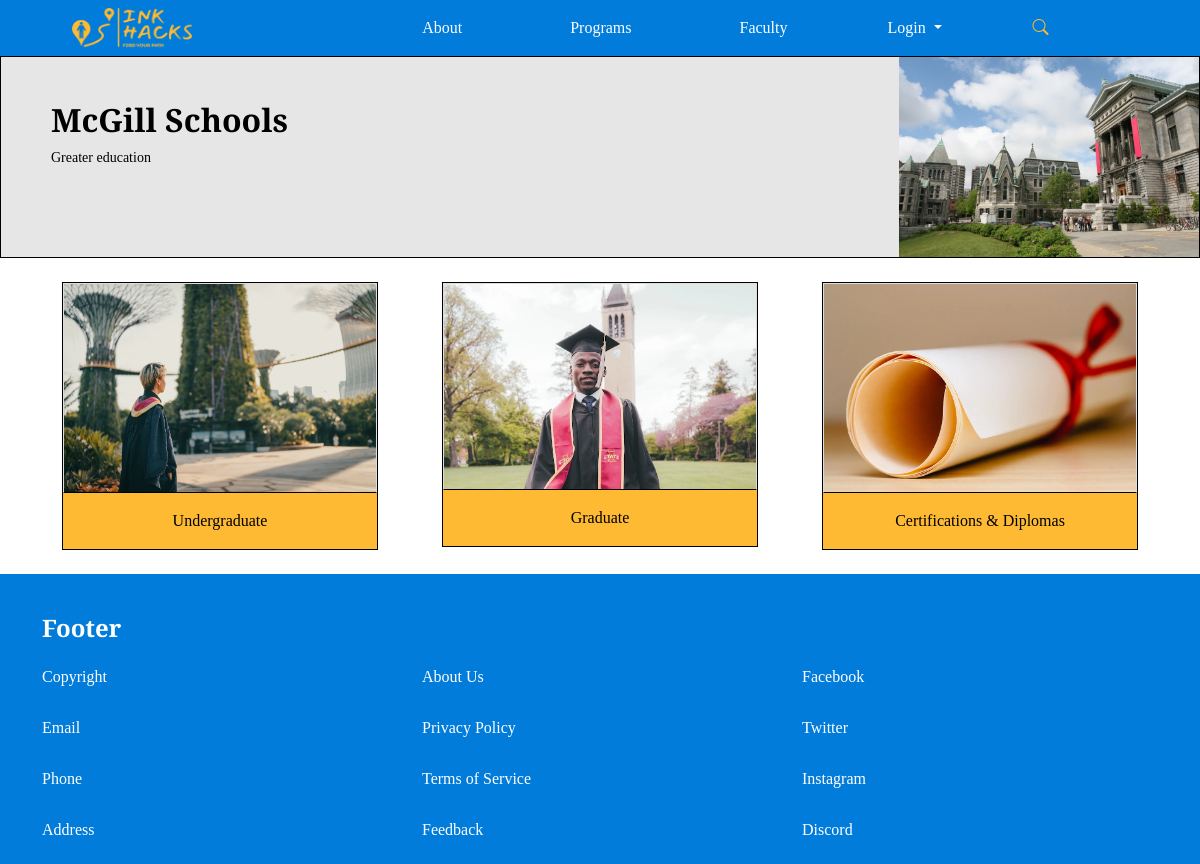
Screenshot of /programs.php with the database file from the repository.
### tables this page shows
CREATE TABLE `program` (
  `program_id` int(11) NOT NULL,
  `program_name` varchar(255) NOT NULL,
  `program_img` varchar(255) NOT NULL
);

### programs.php (the view, shortened to what this page needs)
<?php
include(dirname(__FILE__) . "/Settings/db.php");
include('header.php');
?>
<!Doctype html>
<html lang="en">
<head>
    <link href="https://cdn.jsdelivr.net/npm/bootstrap@5.0.2/dist/css/bootstrap.min.css" rel="stylesheet"
>
    <link rel="stylesheet" href="Assets/css/Mystyle.css" />
</head>
<body>
    <div id="main">
        <div class='container-fluid' id='cfluid' style='border:1px solid black;'>
            <div class='row'>
                <div class="col-10" style='padding-left:50px;height:20%;padding-top:20px'>
                    <br>
                    <h2><b>McGill Schools </b></h2>
                    <small>Greater education</small>
                </div>
                <div class="col-2" style='text-align:right;padding-right:0px;'>
                    <img id="floatRightClear" src="Assets/img/mgu.webp" alt="Card image cap" height='200px'>
                </div>
            </div>
        </div>
        <br>
        <div class="wrapper">
            <div class='container'>
                <div class='row'>
                    <?php
                    $query = "SELECT * FROM `program`";
                    $query_exc = $conn->query($query);
                    while ($results = $query_exc->fetch(PDO::FETCH_ASSOC)) {
                        $pid = $results['program_id'];
                        ?>
                        <div class='col-4'>
                            <div class="card" id='card-im' style="border:1px solid black;border-radius:0px;">
                                <img class="card" src="<?php echo $results['program_img'] ?>" alt="Card image cap"
                                    style='border-bottom:1px solid black;border-radius:0px;'>
                                <div class="card-body">
                                    <center><a href="schools.php?pid=<?php echo $pid ?>"
                                            style="text-decoration: none; color:black"> <?php
                                            echo $results['program_name'];
                                            ?></a></center>
                                </div>
                            </div>
                        </div>
                        <?php
                    }
                    ?>
                </div>
            </div>
        </div>
        <br>
    </div>
    <?php include('footer.php'); ?>
</body>
</html>

### Assets/css/Mystyle.css (style rules this page uses)
.container-fluid { background-color: #017CDA; color: white; font-family: 'Source Serif Pro'; }
body { color: white; font-family: 'Source Serif Pro'; }
#card-im { background-color: #FEBA33; color: black; font-family: 'Source Serif Pro'; margin-left: 20px; margin-right: 20px; padding-right: 0px; padding-left: 0px; }
#cfluid { background-color: #E6E6E6; color: black; font-family: 'Source Serif Pro'; }
#floatRightClear { float: right; font-family: 'Source Serif Pro'; }

### rows the page displays
program: program_img (picture), program_name "Undergraduate"
program: program_img (picture), program_name "Graduate"
program: program_img (picture), program_name "Certifications & Diplomas"
